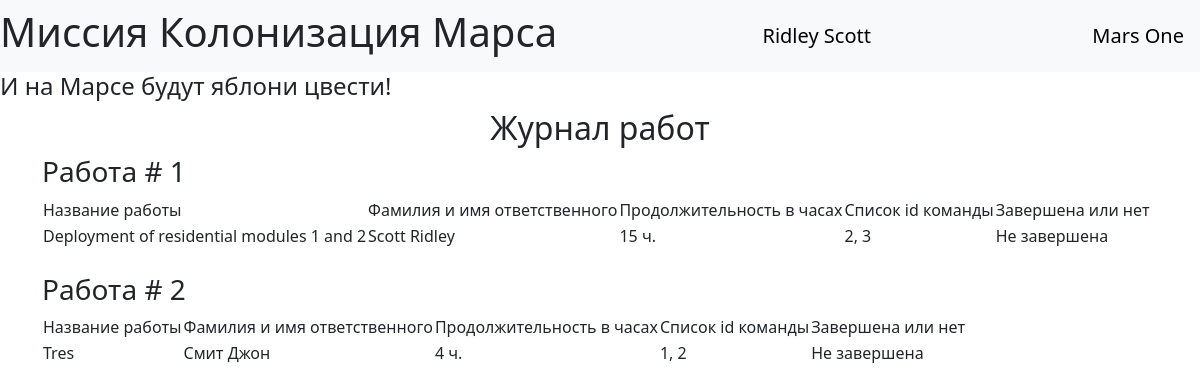
The page / (signed in) on the database its author committed.
### data/users.py (models this page shows, shortened)
class User(SqlAlchemyBase, UserMixin):
    __tablename__ = 'users'
    id = sqlalchemy.Column(sqlalchemy.Integer,
                           primary_key=True, autoincrement=True)
    surname = sqlalchemy.Column(sqlalchemy.String, nullable=True)
    name = sqlalchemy.Column(sqlalchemy.String, nullable=True)
    age = sqlalchemy.Column(sqlalchemy.Integer, nullable=True)
    position = sqlalchemy.Column(sqlalchemy.String, nullable=True)
    speciality = sqlalchemy.Column(sqlalchemy.String, nullable=True)
    address = sqlalchemy.Column(sqlalchemy.String, nullable=True)
    email = sqlalchemy.Column(sqlalchemy.String,
                              unique=True, nullable=True)
    hashed_password = sqlalchemy.Column(sqlalchemy.String, nullable=True)
    modified_date = sqlalchemy.Column(sqlalchemy.DateTime,
                                      default=datetime.datetime.now)
    jobs = orm.relationship("Jobs", back_populates='user')

### data/jobs.py (models this page shows)
class Jobs(SqlAlchemyBase):
    __tablename__ = 'jobs'
    id = sqlalchemy.Column(sqlalchemy.Integer,
                           primary_key=True, autoincrement=True)
    team_leader = sqlalchemy.Column(sqlalchemy.Integer,
                                    sqlalchemy.ForeignKey("users.id"))
    job = sqlalchemy.Column(sqlalchemy.String, nullable=True)
    work_size = sqlalchemy.Column(sqlalchemy.Integer, nullable=True)
    collaborators = sqlalchemy.Column(sqlalchemy.String, nullable=True)
    start_date = sqlalchemy.Column(sqlalchemy.DateTime,
                                   default=datetime.datetime.now)
    end_date = sqlalchemy.Column(sqlalchemy.DateTime,
                                 default=datetime.datetime.now)
    is_finished = sqlalchemy.Column(sqlalchemy.Boolean, default=True)
    user = orm.relationship('User')

### main.py (the view)
@app.route("/")
def index():
    db_sess = db_session.create_session()
    jobs = db_sess.query(Jobs).all()
    names = dict()
    for job in jobs:
        user = db_sess.query(User).filter(User.id == job.team_leader).first()
        names[job.team_leader] = user.surname + ' ' + user.name
    return render_template("index.html", jobs=jobs, names=names, title="Марсиане")

### data/db_session.py (called while the page is built)
def create_session() -> Session:
    global __factory
    return __factory()

### main.py (called while the page is built)
@login_manager.user_loader
def load_user(user_id):
    db_sess = db_session.create_session()
    return db_sess.query(User).get(user_id)

### templates/index.html
{% extends "base.html" %}
{% block content %}
<h2>Журнал работ</h2>
{% for job in jobs %}
<h3>Работа # {{ job.id }}</h3>
<div class="table_container">
    <table class="my_table">
        <tr class="my_row">
            <td class="title">Название работы</td>
            <td class="title">Фамилия и имя ответственного</td>
            <td class="title">Продолжительность в часах</td>
            <td class="title">Список id команды</td>
            <td class="title">Завершена или нет</td>
        </tr>
        <tr class="my_row">
            <td class="ordinary">{{ job.job.capitalize() }}</td>
            <td class="ordinary">{{ names[job.team_leader] }}</td>
            <td class="ordinary">{{ job.work_size }} ч.</td>
            <td class="ordinary">{{ job.collaborators }}</td>
            {% if job.is_finished %}
            <td class="ordinary">Завершена</td>
            {% else %}
            <td class="ordinary">Не завершена</td>
            {% endif %}
        </tr>
    </table>
</div>
<br>
{% endfor %}
{% endblock %}

### templates/base.html (shortened to what this page needs)
<!doctype html>
<html lang="en">
<head>
    <link href="https://cdn.jsdelivr.net/npm/bootstrap@5.3.3/dist/css/bootstrap.min.css"
          rel="stylesheet"
>
    <link rel="stylesheet" type="text/css" href="../static/css/style.css"/>
</head>
<body>
<header>
    <nav class="navbar navbar-light bg-light">
        <h1>Миссия Колонизация Марса</h1>
        {% if current_user.is_authenticated %}
        <a class="navbar-brand" href="/logout">{{ current_user.name }} {{ current_user.surname }}</a>
        {% else %}
        <p>
            <a class="btn btn-primary " href="/register">Зарегистрироваться</a>
            <a class="btn btn-success" href="/login">Войти</a>
        </p>
        {% endif %}
        <a class="navbar-brand" href="#">Mars One</a>
    </nav>
    <h4>И на Марсе будут яблони цвести!</h4>
</header>
<main role="main" class="container">
    {% block content %}{% endblock %}
</main>
</body>
</html>

### static/css/style.css (style rules this page uses)
h1 { text-align: center; }
h2 { text-align: center; }

### rows shown on the page
User: name "Ridley", surname "Scott"
Jobs: id "1", job "Deployment of residential modules 1 and 2", team_leader "Scott Ridley", work_size "15", collaborators "2, 3", is_finished "Не завершена"
Jobs: id "2", job "Tres", team_leader "Смит Джон", work_size "4", collaborators "1, 2", is_finished "Не завершена"
